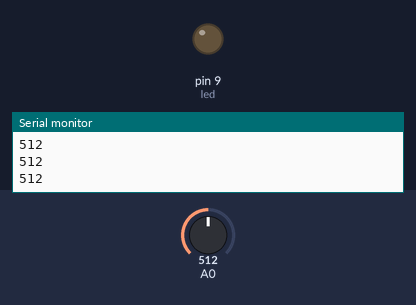
Simulated run of this sketch. Board: Arduino Uno, built with avr-gcc and run on an emulated ATmega328P. Shown: output pins drawn as LEDs (lit = HIGH), the last lines printed to the serial monitor. The inputs (shaded band) are chosen by the test bench; at power-on: A0 = 512.

Above: at 1.2 s.
1.3 s: A0 set to 11
2.8 s: A0 set to 8
At 4.0 s:
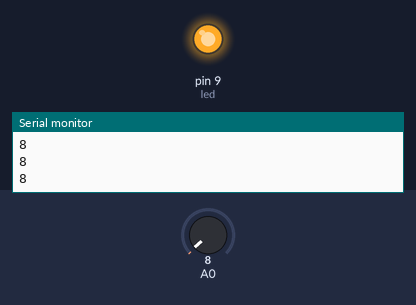
4.3 s: A0 set to 122
At 5.3 s:
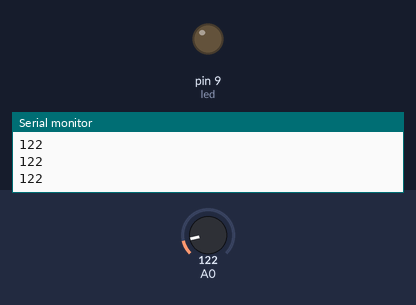
5.8 s: A0 set to 0
At 6.8 s:
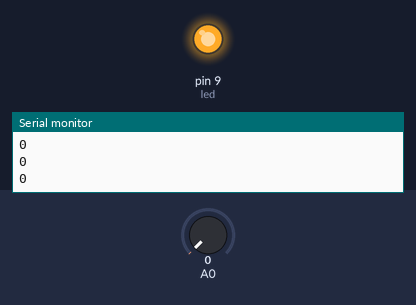
Timing chart, 0 to 8.3 s (numbered marks = the images above; inputs shaded):
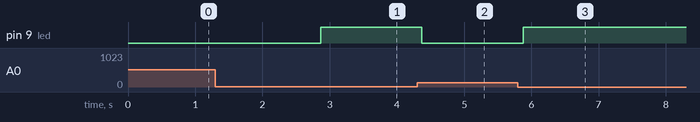

The sketch:

Karanl_kta____klar__a_an_otonom_sistem.ino
```cpp
#define led 9

void setup(){
  pinMode(led, OUTPUT);
  Serial.begin(9600);
}

void loop(){
  int isik = analogRead(A0);
  Serial.println(isik);
  delay(50);
  if(isik > 10){
    digitalWrite(led, LOW);
  }
  if(isik < 10){
    digitalWrite(led, HIGH);
  }
}
```

Measured:
- the behaviour switches between 10 and 9 on A0 (found by bisection; images 0 and 1)
- after the input at 2.8 s, pin 9 (led): LOW → HIGH after 0.07 s
- after the input at 4.3 s, pin 9 (led): HIGH → LOW after 0.07 s
- after the input at 5.8 s, pin 9 (led): LOW → HIGH after 0.08 s
